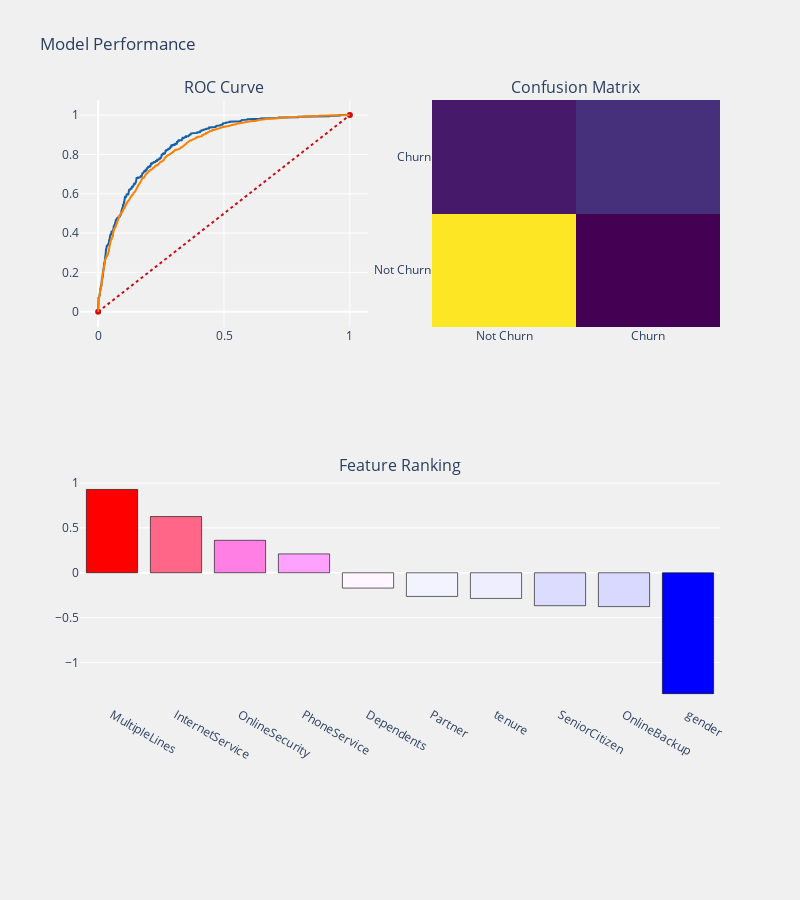

Notebook code for this chart:
### Markdown cell above
### 5.5 RFE

### Code cell
logit = LogisticRegression()
rfe = RFE(logit, 10)
X_rfe_train = rfe.fit_transform(X_train_transformed,y_train)
X_rfe_test = rfe.transform(X_test_transformed)
rfe = rfe.fit(X_rfe_train,y_train.values.ravel())
prediction_function(rfe,X_rfe_train,X_rfe_test,y_train,y_test, 'rfe')

### Figure 1 — Plotly figure (JSON) as saved in the notebook; plotly's stock layout.template omitted (floating-point values rounded to 4 significant figures; data arrays with more than 128 entries replaced by an {"elided": "..."} marker saying what was removed)
{"data": [{"colorscale": [[0, "#440154"], [0.1111, "#482878"], [0.2222, "#3e4989"], [0.3333, "#31688e"], [0.4444, "#26828e"], [0.5556, "#1f9e89"], [0.6667, "#35b779"], [0.7778, "#6ece58"], [0.8889, "#b5de2b"], [1, "#fde725"]], "name": "matrix", "showscale": false, "type": "heatmap", "x": ["Not Churn", "Churn"], "xaxis": "x2", "y": ["Not Churn", "Churn"], "yaxis": "y2", "z": [[1148, 135], [205, 270]]}, {"line": {"color": "rgb(22, 96, 167)", "width": 2}, "name": "ROC Test", "type": "scatter", "x": {"elided": "492 float values"}, "xaxis": "x", "y": {"elided": "492 float values"}, "yaxis": "y"}, {"line": {"color": "rgb(205, 12, 24)", "dash": "dot", "width": 2}, "type": "scatter", "x": [0, 1], "xaxis": "x", "y": [0, 1], "yaxis": "y"}, {"line": {"color": "rgb(255, 128, 0)", "width": 2}, "name": "ROC Train", "type": "scatter", "x": {"elided": "1454 float values"}, "xaxis": "x", "y": {"elided": "1454 float values"}, "yaxis": "y"}, {"marker": {"color": [0.9287, 0.6268, 0.3622, 0.2106, -0.1706, -0.2638, -0.2862, -0.367, -0.3773, -1.348], "colorscale": [[0, "rgb(0,0,255)"], [0.1, "rgb(51,153,255)"], [0.2, "rgb(102,204,255)"], [0.3, "rgb(153,204,255)"], [0.4, "rgb(204,204,255)"], [0.5, "rgb(255,255,255)"], [0.6, "rgb(255,204,255)"], [0.7, "rgb(255,153,255)"], [0.8, "rgb(255,102,204)"], [0.9, "rgb(255,102,102)"], [1, "rgb(255,0,0)"]], "line": {"color": "black", "width": 0.6}}, "name": "coefficients", "type": "bar", "x": ["MultipleLines", "InternetService", "OnlineSecurity", "PhoneService", "Dependents", "Partner", "tenure", "SeniorCitizen", "OnlineBackup", "gender"], "xaxis": "x3", "y": [0.9287, 0.6268, 0.3622, 0.2106, -0.1706, -0.2638, -0.2862, -0.367, -0.3773, -1.348], "yaxis": "y3"}], "layout": {"annotations": [{"font": {"size": 16}, "showarrow": false, "text": "ROC Curve", "x": 0.225, "xanchor": "center", "xref": "paper", "y": 1, "yanchor": "bottom", "yref": "paper"}, {"font": {"size": 16}, "showarrow": false, "text": "Confusion Matrix", "x": 0.775, "xanchor": "center", "xref": "paper", "y": 1, "yanchor": "bottom", "yref": "paper"}, {"font": {"size": 16}, "showarrow": false, "text": "Feature Ranking", "x": 0.5, "xanchor": "center", "xref": "paper", "y": 0.375, "yanchor": "bottom", "yref": "paper"}], "autosize": false, "height": 900, "margin": {"b": 195}, "paper_bgcolor": "rgba(240,240,240, 0.95)", "plot_bgcolor": "rgba(240,240,240, 0.95)", "showlegend": false, "title": {"text": "Model Performance"}, "width": 800, "xaxis": {"anchor": "y", "domain": [0, 0.45]}, "xaxis2": {"anchor": "y2", "domain": [0.55, 1]}, "xaxis3": {"anchor": "y3", "domain": [0, 1]}, "yaxis": {"anchor": "x", "domain": [0.625, 1]}, "yaxis2": {"anchor": "x2", "domain": [0.625, 1]}, "yaxis3": {"anchor": "x3", "domain": [0, 0.375]}}}
